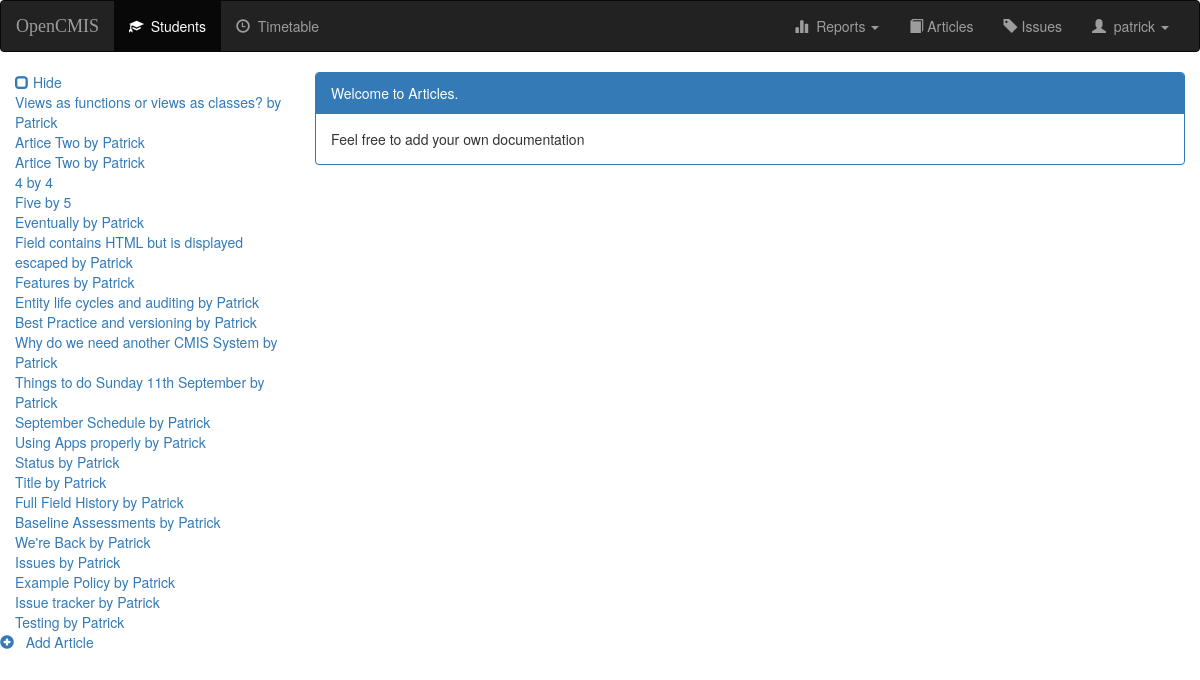
The page /article/ (signed in) on the database its author committed.
### articles/models.py (models this page shows, shortened)
class Article(models.Model):
    title = models.CharField(max_length=80, blank=False)
    author = models.CharField(max_length=12, blank=False)
    tags = models.CharField(max_length=100, blank=False)
    body = models.TextField(blank=False)
    date = models.DateTimeField(auto_now_add=True)  # TODO: Should this be auto_add_now or auto_add_now_other?
    archive = models.BooleanField(default=False)
    def __str__(self):
        return "%s by %s" % (self.title, self.author)

### articles/views.py (the view)
class Index(LoginRequiredMixin, ListView):
    login_url = '/login/'
    redirect_field_name = 'redirect_to'
    model = Article
    template_name = 'articles/index.html'
    context_object_name = 'article_list'
    def get_queryset(self):
        return Article.objects.all()

### opencmis/templates/articles/index.html (shortened to what this page needs)
{% extends 'opencmis/base.html' %}
{% block index %}
    {% for article in article_list %}
        <a href="{% url 'articles:detail' article.id %}{{tab}}">{{article}}</a><br>
    {% empty %}
        <div class="alert alert-warning" role="alert">
            <strong>There are no articles to display.</strong>
        </div>
    {% endfor %}
    <div class="row">
            <a href="{% url 'articles:create' %}">
                <span class="glyphicon glyphicon-plus-sign" area-hidden="true"></span>
                &nbsp;&nbsp;Add Article
            </a>
    </div>
{% endblock %}
{% block body %}
<div class="panel panel-primary">
    <div class="panel-heading">Welcome to Articles.</div>
    <div class="panel-body">Feel free to add your own documentation</div>
</div>
{% endblock %}

### opencmis/templates/opencmis/base.html (shortened to what this page needs)
<!DOCTYPE html>
<html lang="en">
<head>
    {% load staticfiles %}
    <link rel="stylesheet" href="https://maxcdn.bootstrapcdn.com/bootstrap/3.3.7/css/bootstrap.min.css"
>
    <link rel="stylesheet" type="text/css" href="{% static 'style.css' %}"/>
</head>
<body>
<nav class="navbar navbar-inverse hidden-print">
    <div class="container-fluid">
        <div class="navbar-header">
            <a class="navbar-brand" href="{% url 'opencmis:dashboard' %}">OpenCMIS</a>
        </div>
        <div class="collapse navbar-collapse" id="topNavBar">
            <ul class="nav navbar-nav">
                {% if perms.opencmis.view_student %}
                <li class="active">
                    <a href="{% url 'opencmis:index' %}">
                        <span class="glyphicon glyphicon-education" area-hidden="true"></span>&nbsp;&nbsp;Students
                    </a>
                </li>
                {% endif %}
                <li class="">
                    <a href="/timetable/subject/">
                        <span class="glyphicon glyphicon-time" area-hidden="true"></span>&nbsp;&nbsp;Timetable
                    </a>
                </li>
            </ul>
            <ul class="nav navbar-nav navbar-right">
                <li class="dropdown">
                    <a href="#" class="dropdown-toggle" data-toggle="dropdown" role="button" aria-haspopup="true"
                       aria-expanded="false"><span class="glyphicon glyphicon-stats" area-hidden="true"></span>&nbsp;&nbsp;Reports
                        <span class="caret"></span></a>
                </li>
                <li class="">
                    <a href="/article/">
                        <span class="glyphicon glyphicon-book" area-hidden="true"></span> Articles
                    </a>
                </li>
                <li class="">
                    <a href="/issue/">
                        <span class="glyphicon glyphicon-tag" area-hidden="true"></span> Issues
                    </a>
                </li>
                {% if user.is_authenticated %}
                <li class="dropdown">
                    <a href="#" class="dropdown-toggle" data-toggle="dropdown" role="button"
                       aria-haspopup="true"
                       aria-expanded="false"><span class="glyphicon glyphicon-user" area-hidden="true"></span>&nbsp;&nbsp;{{user}}
                        <span class="caret"></span></a>
                </li>
                {% endif %}
            </ul>
        </div>
    </div>
</nav>
<div class="container-fluid">
    <div class="row">
        {% if not hidden %}
        <div class="col-sm-3">
            <a href="#"><span class="glyphicon glyphicon-unchecked" aria-hidden="true"></span>&nbsp;Hide</a>
            {% else %}
            <div class="col-sm-0">
                <a href="#"><span class="glyphicon glyphicon-expand" aria-hidden="true"></span>&nbsp;Show</a>
                {% endif %}
                {% if not hidden %}
                <div class="hidden-print">
                    {% block index %}
                    {% endblock %}
                </div>
                {% endif %}
            </div>
            {% if not hidden %}
            <div class="col-sm-9">
                {% else %}
                <div class="col-sm-12">
                    {% endif %}
                    {% block body %}
                    {% endblock %}
                </div>
            </div>
        </div>
</body>
</html>

### opencmis/static/style.css (style rules this page uses)
.navbar-brand { font-family: Righteous sans-serif; }

### rows shown on the page
Article: title+author "Views as functions or views as classes? by Patrick"
Article: title+author "Artice Two by Patrick"
Article: title+author "Artice Two by Patrick"
Article: title+author "4 by 4"
Article: title+author "Five by 5"
Article: title+author "Eventually by Patrick"
Article: title+author "Field contains HTML but is displayed escaped by Patrick"
Article: title+author "Features by Patrick"
Article: title+author "Entity life cycles and auditing by Patrick"
Article: title+author "Best Practice and versioning by Patrick"
Article: title+author "Why do we need another CMIS System by Patrick"
Article: title+author "Things to do Sunday 11th September by Patrick"
Article: title+author "September Schedule by Patrick"
Article: title+author "Using Apps properly by Patrick"
Article: title+author "Status by Patrick"
Article: title+author "Title by Patrick"
Article: title+author "Full Field History by Patrick"
Article: title+author "Baseline Assessments by Patrick"
Article: title+author "We're Back by Patrick"
Article: title+author "Issues by Patrick"
Article: title+author "Example Policy by Patrick"
Article: title+author "Issue tracker by Patrick"
Article: title+author "Testing by Patrick"

### other values the page prints
{{ user }} "patrick"
